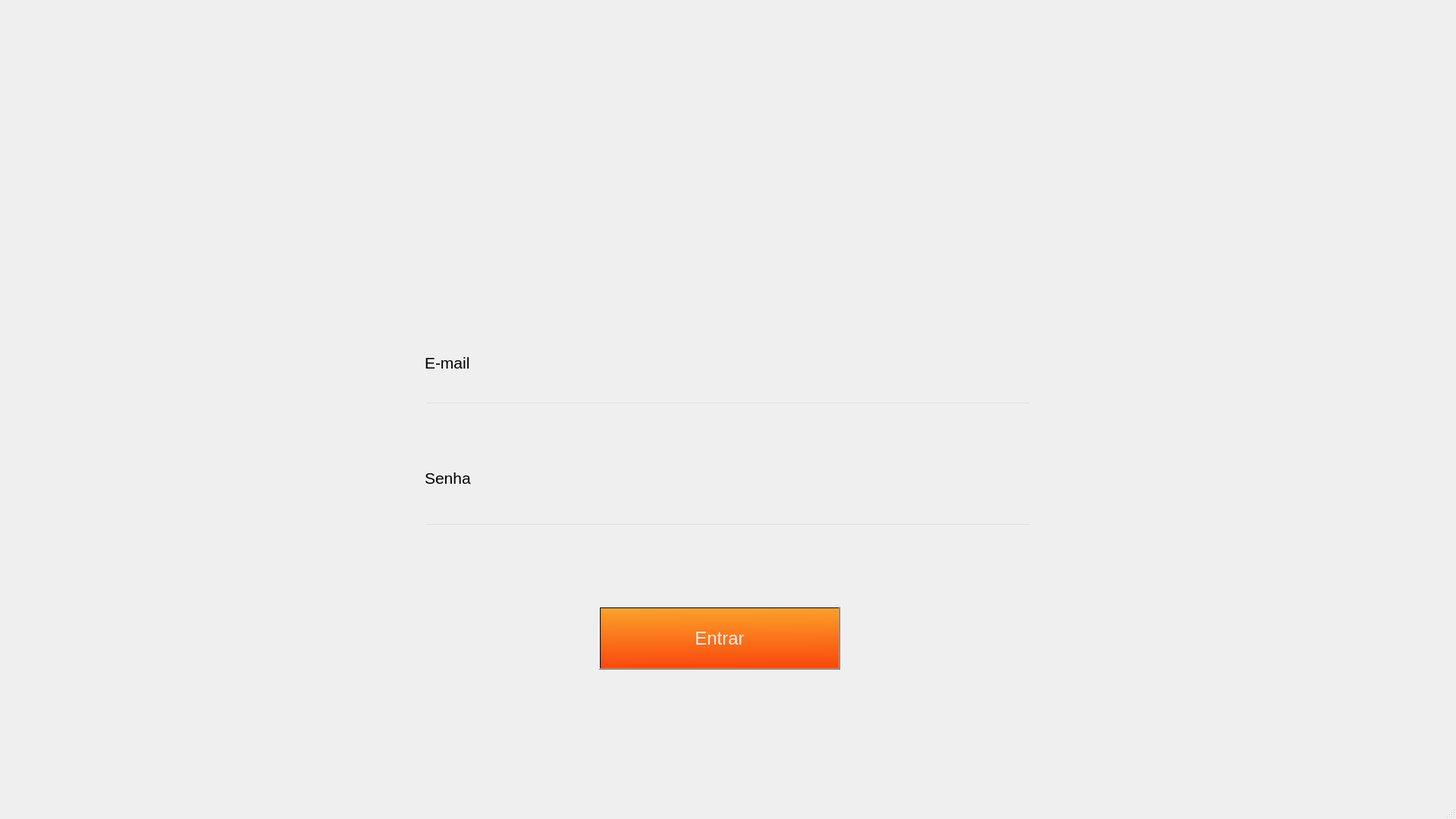
<?xml version="1.0" encoding="UTF-8"?>
<ui version="4.0">
 <class>MainWindow</class>
 <widget class="QMainWindow" name="MainWindow">
  <property name="geometry">
   <rect>
    <x>0</x>
    <y>0</y>
    <width>1920</width>
    <height>1080</height>
   </rect>
  </property>
  <property name="windowTitle">
   <string>MainWindow</string>
  </property>
  <widget class="QWidget" name="centralwidget">
   <widget class="QLabel" name="label">
    <property name="geometry">
     <rect>
      <x>0</x>
      <y>0</y>
      <width>1920</width>
      <height>394</height>
     </rect>
    </property>
    <property name="styleSheet">
     <string notr="true">background-image: url(:/headerEntrar/headerEntrar.png);</string>
    </property>
    <property name="text">
     <string/>
    </property>
   </widget>
   <widget class="QLabel" name="label_2">
    <property name="geometry">
     <rect>
      <x>560</x>
      <y>468</y>
      <width>91</width>
      <height>21</height>
     </rect>
    </property>
    <property name="font">
     <font>
      <family>Segoe UI</family>
      <pointsize>16</pointsize>
     </font>
    </property>
    <property name="text">
     <string>E-mail</string>
    </property>
   </widget>
   <widget class="QLineEdit" name="emailLogin">
    <property name="geometry">
     <rect>
      <x>560</x>
      <y>530</y>
      <width>800</width>
      <height>41</height>
     </rect>
    </property>
    <property name="font">
     <font>
      <family>Segoe UI</family>
      <pointsize>16</pointsize>
     </font>
    </property>
    <property name="styleSheet">
     <string notr="true">background-color: rgba(255, 255, 255, 0);
border-color: rgba(255, 255, 255, 0);
border-bottom-color: rgb(44, 44, 44);</string>
    </property>
   </widget>
   <widget class="QLabel" name="label_3">
    <property name="geometry">
     <rect>
      <x>560</x>
      <y>620</y>
      <width>91</width>
      <height>21</height>
     </rect>
    </property>
    <property name="font">
     <font>
      <family>Segoe UI</family>
      <pointsize>16</pointsize>
     </font>
    </property>
    <property name="text">
     <string>Senha</string>
    </property>
   </widget>
   <widget class="QLineEdit" name="senhaLogin">
    <property name="geometry">
     <rect>
      <x>560</x>
      <y>690</y>
      <width>800</width>
      <height>41</height>
     </rect>
    </property>
    <property name="font">
     <font>
      <family>Segoe UI</family>
      <pointsize>16</pointsize>
     </font>
    </property>
    <property name="styleSheet">
     <string notr="true">background-color: rgba(255, 255, 255, 0);
border-color: rgba(255, 255, 255, 0);
border-bottom-color: rgb(44, 44, 44);</string>
    </property>
   </widget>
   <widget class="QPushButton" name="iniciarButton_2">
    <property name="geometry">
     <rect>
      <x>790</x>
      <y>800</y>
      <width>318</width>
      <height>83</height>
     </rect>
    </property>
    <property name="font">
     <font>
      <family>Segoe UI</family>
      <pointsize>18</pointsize>
      <weight>50</weight>
      <bold>false</bold>
     </font>
    </property>
    <property name="cursor">
     <cursorShape>PointingHandCursor</cursorShape>
    </property>
    <property name="styleSheet">
     <string notr="true">background-color: qlineargradient(spread:pad, x1:0.485, y1:0, x2:0.511, y2:0.982955, stop:0 rgba(251, 160, 42, 255), stop:1 rgba(250, 74, 12, 255));
color: rgb(241, 241, 241);</string>
    </property>
    <property name="text">
     <string>Entrar</string>
    </property>
   </widget>
  </widget>
  <widget class="QMenuBar" name="menubar">
   <property name="geometry">
    <rect>
     <x>0</x>
     <y>0</y>
     <width>1920</width>
     <height>21</height>
    </rect>
   </property>
  </widget>
  <widget class="QStatusBar" name="statusbar"/>
 </widget>
 <resources>
  <include location="headerEntrar.qrc"/>
 </resources>
 <connections/>
</ui>
